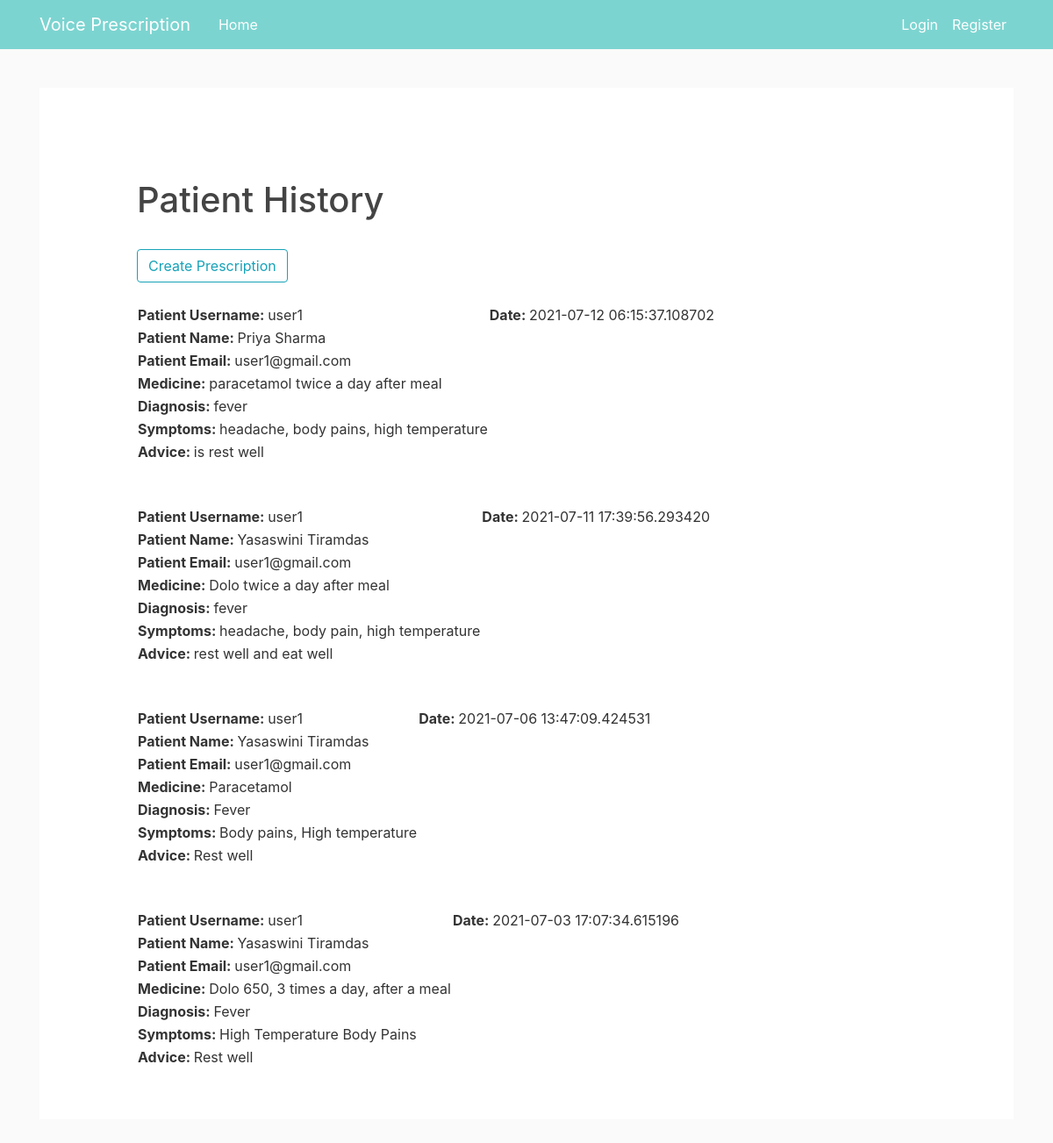
The page /getprescriptionfordoctor/2 on the database its author committed.
### voiceprescription/models.py (models this page shows, shortened)
class Prescriptions(db.Model):
    id = db.Column(db.Integer, primary_key=True)
    patient_id = db.Column(db.Integer, db.ForeignKey('user.id'))
    doctor_id = db.Column(db.Integer, db.ForeignKey('user.id'))
    patient_name = db.Column(db.String(30), nullable=False)
    age = db.Column(db.Integer, nullable=False)
    appointment_id = db.Column(db.Integer, db.ForeignKey('appointments.id'))
    date_and_time = db.Column(db.DateTime, nullable=False, default=datetime.utcnow)
    prescription = db.Column(db.String(150), nullable=False)
    diagnosis = db.Column(db.String(150), nullable=False)
    symptoms = db.Column(db.String(150), nullable=False)
    advice = db.Column(db.String(150), nullable=False)
    sign = db.Column(db.String(30), nullable=False)
    doctor = relationship("User", foreign_keys=[doctor_id])
    patient = relationship("User", foreign_keys=[patient_id])
    appointments = relationship("Appointments", foreign_keys=[appointment_id])

class User(db.Model, UserMixin):
    id = db.Column(db.Integer, primary_key=True)
    username = db.Column(db.String(20), unique=True, nullable=False)
    email = db.Column(db.String(120), unique=True, nullable=False)
    image_file = db.Column(db.String(20), nullable=False, default='default.jpg')
    type = db.Column(db.String(2), nullable=False, default='p')
    password = db.Column(db.String(60), nullable=False)

### voiceprescription/routes.py (the view)
@app.route('/getprescriptionfordoctor/<int:appoint_id>', methods=['GET', 'POST'])
def getprescriptionfordoctor(appoint_id):
    print(appoint_id)
    app = Appointments.query.filter_by(id = appoint_id).first()
    doctor_pres = Prescriptions.query.filter_by(patient_id=app.patient_id).order_by(Prescriptions.date_and_time.desc()).all()
    if doctor_pres == []:
        flash("No previous records of the user", 'success')
        return redirect(url_for('create_prescription', appoint_id=appoint_id))
    return render_template('getprescriptionsfordoctor.html', prescriptions=doctor_pres, appoint_id=appoint_id)

### voiceprescription/templates/getprescriptionsfordoctor.html
{% extends "layout.html" %}
{% block content %}
    <div class="content padL10per">
        <div class="padTB24"></div>
        <h1>Patient History</h1>
        <br>
        <div>
            <a type="button" class="btn btn-outline-info" href="{{ url_for('create_prescription', appoint_id=appoint_id) }}">
                Create Prescription
            </a>
        </div>
        <br>
        {% for prescription in prescriptions %}
        <table>
            <caption></caption>
            <tbody>
                <tr>
                    <td><strong>Patient Username: </strong>{{prescription.patient.username}}</td>
                    <td><strong>Date: </strong>{{prescription.date_and_time}}</td>
                </tr>
                <tr>
                    <td><strong>Patient Name: </strong>{{prescription.patient_name}}</td>
                </tr>
                <tr>
                    <td><strong>Patient Email: </strong>{{prescription.patient.email}}</td>
                </tr>
                <tr>
                    <td><strong>Medicine: </strong>{{prescription.prescription}}</td>
                </tr>
                <tr>
                    <td><strong>Diagnosis: </strong>{{prescription.diagnosis}}</td>
                </tr>
                <tr>
                    <td><strong>Symptoms: </strong>{{prescription.symptoms}}</td>
                </tr>
                <tr>
                    <td><strong>Advice: </strong>{{prescription.advice}}</td>
                </tr>
            </tbody>
        </table>
        <br/>
        {% endfor %}
    </div>
{% endblock content %}

### voiceprescription/static/main.css (style rules this page uses)
body { background: #fafafa; color: #333333; padding-top: 100px; padding-bottom: 100px; }
h1, h2, h3, h4, h5, h6 { color: #444444; }
.content { background: #ffffff; padding: 10px 20px; margin-bottom: 20px; padding-top: 5%; }
.padL10per { padding-left: 10%; }
.padTB24 { padding-top: 24px; padding-bottom: 24px; }

### rows shown on the page
Prescriptions: patient.username "user1", date_and_time "2021-07-12 06:15:37.108702", patient_name "Priya Sharma", patient.email "user1@gmail.com", prescription "paracetamol twice a day after meal", diagnosis "fever", symptoms "headache, body pains, high temperature", advice "is rest well"
Prescriptions: patient.username "user1", date_and_time "2021-07-11 17:39:56.293420", patient_name "Yasaswini Tiramdas", patient.email "user1@gmail.com", prescription "Dolo twice a day after meal", diagnosis "fever", symptoms "headache, body pain, high temperature", advice "rest well and eat well"
Prescriptions: patient.username "user1", date_and_time "2021-07-06 13:47:09.424531", patient_name "Yasaswini Tiramdas", patient.email "user1@gmail.com", prescription "Paracetamol", diagnosis "Fever", symptoms "Body pains, High temperature", advice "Rest well"
Prescriptions: patient.username "user1", date_and_time "2021-07-03 17:07:34.615196", patient_name "Yasaswini Tiramdas", patient.email "user1@gmail.com", prescription "Dolo 650, 3 times a day, after a meal", diagnosis "Fever", symptoms "High Temperature Body Pains", advice "Rest well"
